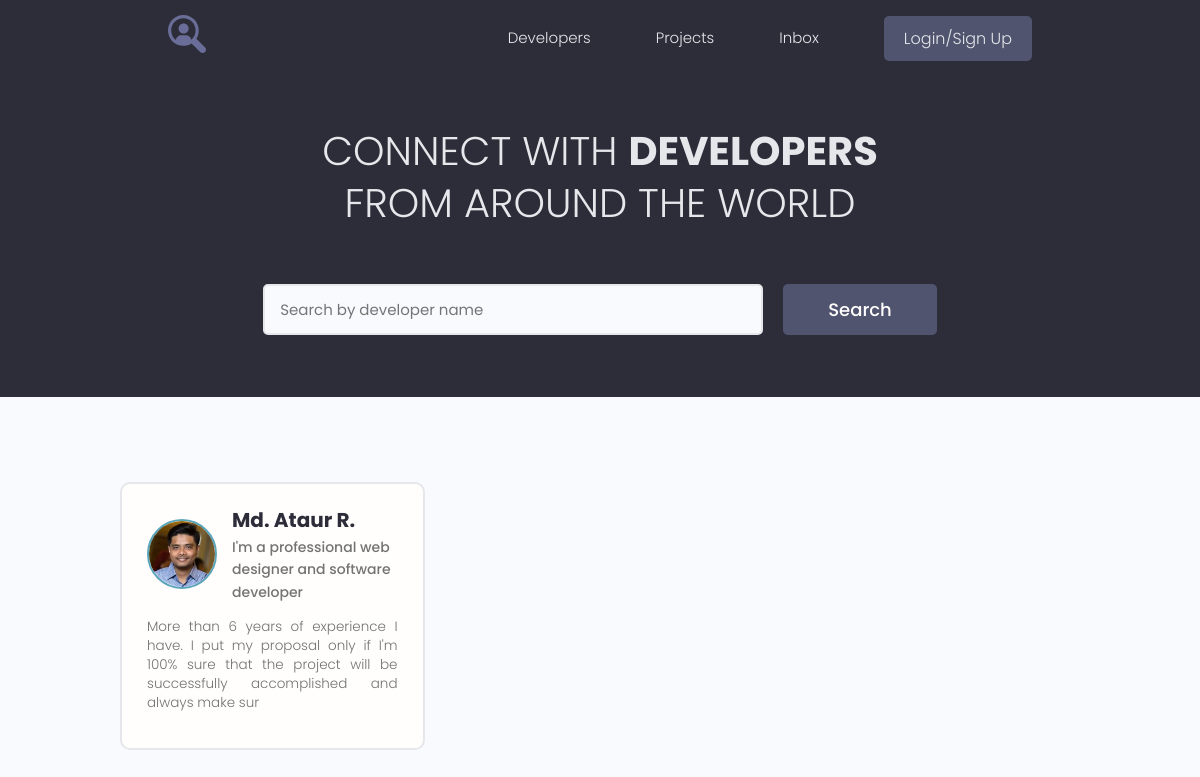
The app's page /, older data.
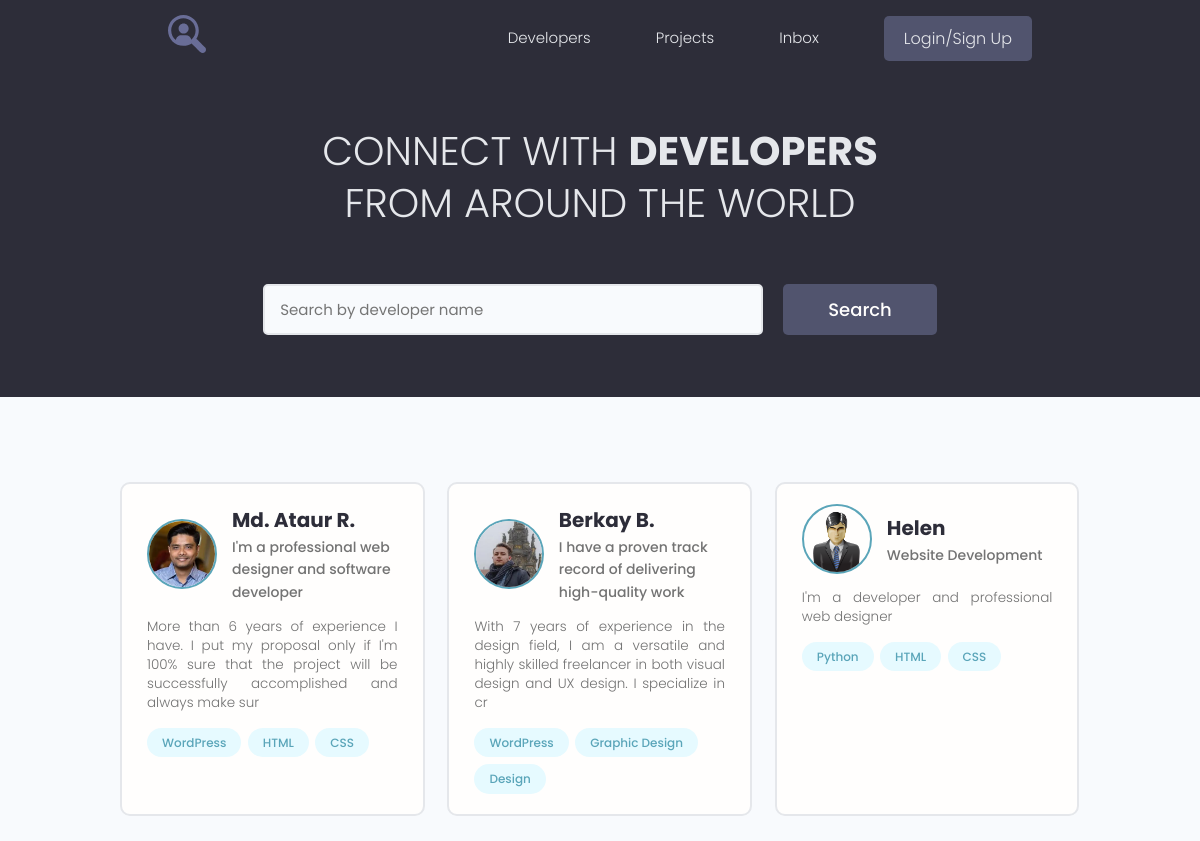
The same page, newer data.
### users/models.py (models this page shows, shortened)
class Profile(models.Model):
    user = models.OneToOneField(User, on_delete=models.CASCADE, null=True, blank=True)
    name = models.CharField(max_length=200, blank=True, null=True)
    email = models.EmailField(max_length=500, blank=True, null=True)
    username = models.CharField(max_length=200, blank=True, null=True)
    short_info = models.CharField(max_length=200, blank=True, null=True)
    bio = models.TextField(blank=True, null=True)
    profile_image = models.ImageField(blank=True, null=True, upload_to='profiles/', default="profiles/user-default.png")
    social_github = models.CharField(max_length=200, blank=True, null=True)
    social_youtube = models.CharField(max_length=200, blank=True, null=True)
    social_website = models.CharField(max_length=200, blank=True, null=True)
    created = models.DateTimeField(auto_now_add=True)

class Skill(models.Model):
    owner = models.ForeignKey(Profile, on_delete=models.CASCADE, blank=True, null=True)
    name = models.CharField(max_length=200, blank=True, null=True)
    description = models.TextField(blank=True, null=True)
    created = models.DateTimeField(auto_now_add=True)
    def __str__(self):
        return f"{self.name}"

### users/views.py (the view)
# urls.py: path('', views.profiles, name="profiles"),
def profiles(request):
    prof = Profile.objects.all()
    context = {'profiles': prof}
    return render(request, 'users/index.html', context)

### users/templates/users/index.html (shortened to what this page needs)
{% extends 'projects/base.html' %}
{% block content %}
<main class="home">
    <section class="hero-section text-center">
        <div class="container container--narrow">
            <div class="hero-section__box">
                <h2>CONNECT WITH <span>DEVELOPERS</span></h2>
                <h2>FROM AROUND THE WORLD</h2>
            </div>
            <div class="hero-section__search">
                <form class="form" action="#" method="get">
                    <div class="form__field">
                        <input class="input input--text" id="formInput#search" type="text" name="text"
                               placeholder="Search by developer name"/>
                    </div>
                    <input class="btn btn--sub btn--lg" type="submit" value="Search"/>
                </form>
            </div>
        </div>
    </section>
    <section class="devlist">
        <div class="container">
            <div class="grid grid--three">
                {% for profile in profiles %}
                <div class="column card">
                    <div class="dev">
                        <a href="{% url 'user_profile' profile.id %}" class="card__body">
                            <div class="dev__profile">
                                <img class="avatar avatar--md" src="{{ profile.profile_image.url }}" alt="image"/>
                                <div class="dev__meta">
                                    <h3>{{ profile.name }}</h3>
                                    <h5>{{ profile.short_info|slice:"60" }}</h5>
                                </div>
                            </div>
                            <p class="dev__info">{{ profile.bio|slice:"150" }}</p>
                            <div class="dev__skills">
                                {% for skill in profile.skill_set.all|slice:"3" %}
                                <span class="tag tag--pill tag--main">
                                    <small>{{ skill }}</small>
                                </span>
                                {% endfor %}
                            </div>
                        </a>
                    </div>
                </div>
                {% endfor %}
            </div>
        </div>
    </section>
</main>
{% endblock %}

Row changes from the older to the newer data that the page shows:
added Skill: name "WordPress", shown under Profile "Md. Ataur R."
added Skill: name "HTML", shown under Profile "Md. Ataur R."
added Skill: name "CSS", shown under Profile "Md. Ataur R."
added Profile: profile_image (picture), name "Berkay B.", short_info "I have a proven track record of delivering high-quality work", bio "With 7 years of experience in the design field, I am a versatile and highly skilled freelancer in both visual design and UX design. I specialize in cr"
added Skill: name "WordPress", shown under "Berkay B."
added Skill: name "Graphic Design", shown under "Berkay B."
added Skill: name "Design", shown under "Berkay B."
added Profile: profile_image (placeholder picture), name "Helen", short_info "Website Development", bio "I'm a developer and professional web designer"
added Skill: name "Python", shown under "Helen"
added Skill: name "HTML", shown under "Helen"
added Skill: name "CSS", shown under "Helen"
